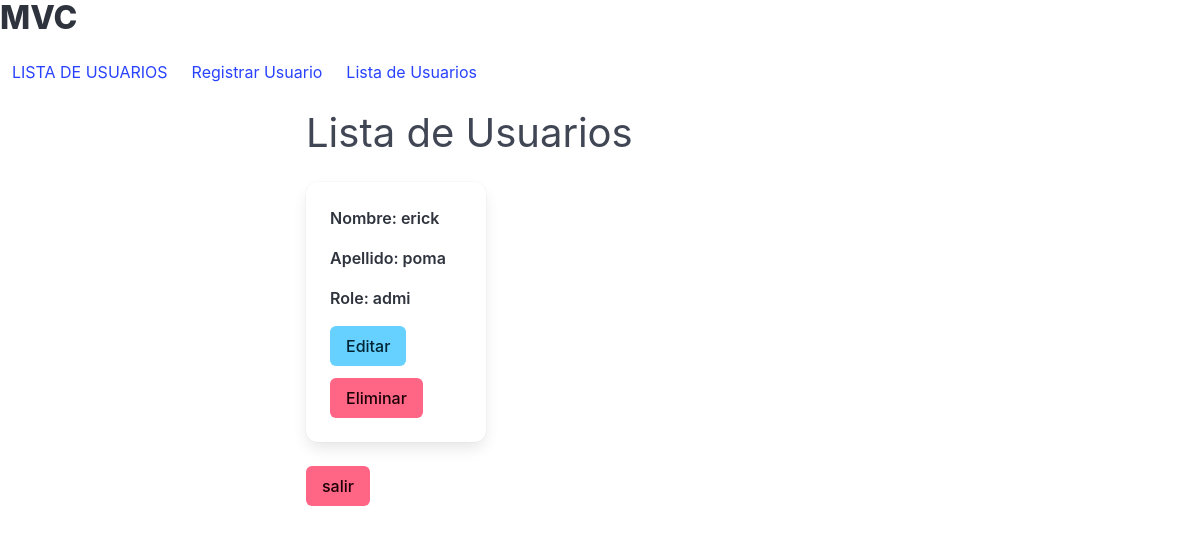
Page /users (signed in) on the earlier database version.
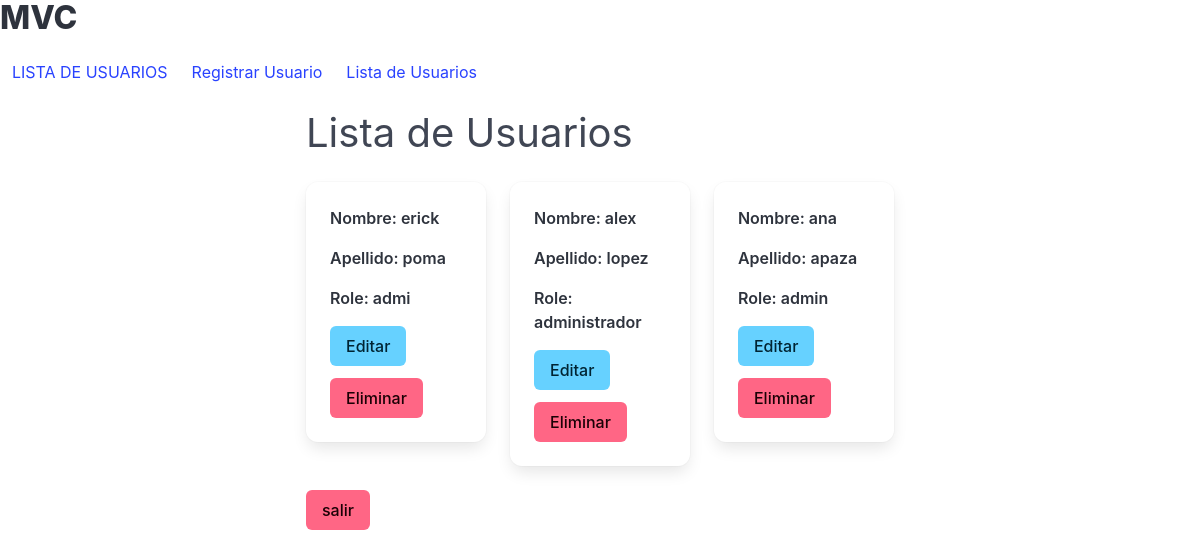
Same page on the later database version.
### app/models/user_model.py (models this page shows, shortened)
class User(UserMixin, db.Model): #con herencia de UserMixin, db.Model
    __tablename__ = "users"
    id = db.Column(db.Integer, primary_key=True)
    first_name = db.Column(db.String(50), nullable=False)
    last_name = db.Column(db.String(50), nullable=False)
    username = db.Column(db.String(100), unique=True, nullable=False)
    role = db.Column(db.String(100), nullable=False)
    password_hash = db.Column(db.String(128), nullable=False)
    @staticmethod
    def get_all():
        return User.query.all()

### app/controllers/user_controller.py (the view)
@user_bp.route("/users")
@login_required
def list_users():
    users = User.get_all()
    return user_view.usuarios(users)

### app/run.py (called while the page is built)
@login_manager.user_loader
def load_user(user_id):
    return User.query.get(int(user_id))

### app/views/user_view.py (called while the page is built)
def usuarios(users):
    return render_template("usuarios.html", users=users, title="Lista de usuarios")

### app/templates/usuarios.html
{% extends 'base.html' %}
{% block content %}
<h2 class="subtitle is-2">Lista de Usuarios</h2>
    <div class="columns is-multiline">
        {% for user in users %}
            <div class="column is-one-third">
                <div class="card">
                    <div class="card-content">
                        <div class="content">
                            <p><strong>Nombre: {{ user.first_name }} </strong></p>
                            <p><strong>Apellido: {{ user.last_name }}</strong></p>
                            <p><strong>Role: {{ user.role }}</strong></p>
                            <div class="buttons">
                                <a href="{{ url_for('user.update_user', id=user.id) }}"
                                class="button is-info">Editar</a>
                                <a href="{{ url_for('user.delete_user', id=user.id) }}"
                                class="button is-danger">Eliminar</a>
                            </div>
                        </div>
                    </div>
                </div>
            </div>
        {% endfor %}
    </div>
    <div class="container">
        <a href="/logout"
        class="button is-danger">salir</a>
    </div>
{% endblock %}

### app/templates/base.html (shortened to what this page needs)
<!DOCTYPE html>
<html lang="es">
<head>
    <link rel="stylesheet" href="https://cdn.jsdelivr.net/npm/bulma@1.0.0/css/bulma.min.css">
</head>
<body>
    <h1 class="title">MVC</h1>
    <nav  class="breadcrumb" aria-label="breadcrumbs" >
        <div id="navbarBasicExample" class="navbar-menu">
            <div class="navbar-start">
                <a class="navbar-item" href="/">
                    {{ title.upper() }}
                </a>
                <a class="navbar-item" href="{{ url_for('user.create_user') }}">
                    Registrar Usuario
                </a>
                <a class="navbar-item" href="{{ url_for('user.list_users') }}">
                    Lista de Usuarios
                </a>
            </div>
        </div>
    </nav>
    <div class="columns is-mobile is-centered">
        <div class="column is-half">
            {% block content %}{% endblock %}
        </div>
    </div>
</body>
</html>

Differences in the rows shown:
added User: first_name "alex", last_name "lopez", role "administrador"
added User: first_name "ana", last_name "apaza", role "admin"
